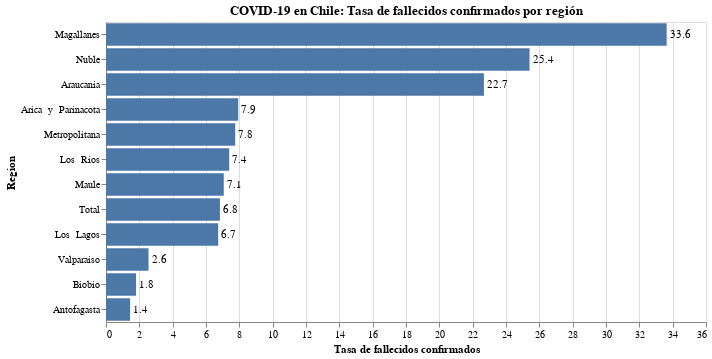

Write notebook code for a chart like this one.
### Code cell
#hide_input
bars = alt.Chart(death_rate.reset_index()).mark_bar().encode(
    x = alt.X('Fallecidos:Q', scale=alt.Scale(domain=(0, 36.0)), axis=alt.Axis(title='Tasa de fallecidos confirmados')),
    y = alt.Y('Region:N', sort='-x')
).properties(
    title='COVID-19 en Chile: Tasa de fallecidos confirmados por región'
)

text = bars.mark_text(
    align='left',
    baseline='middle',
    dx=3  # Nudges text to right so it doesn't appear on top of the bar
).encode(
    text=alt.Text('Fallecidos:Q', format=',.1f')
)

bars.configure_title(
    fontSize=20,
    font='Courier',
    anchor='start',
    color='gray'
)

(bars + text).properties(width=600, height=300)

### Figure 1 — Vega-Lite specification as saved in the notebook (floating-point values rounded to 4 significant figures)
{"config": {"view": {"continuousWidth": 400, "continuousHeight": 300}}, "layer": [{"mark": "bar", "encoding": {"x": {"type": "quantitative", "axis": {"title": "Tasa de fallecidos confirmados"}, "field": "Fallecidos", "scale": {"domain": [0, 36.0]}}, "y": {"type": "nominal", "field": "Region", "sort": "-x"}}, "title": "COVID-19 en Chile: Tasa de fallecidos confirmados por región"}, {"mark": {"type": "text", "align": "left", "baseline": "middle", "dx": 3}, "encoding": {"text": {"type": "quantitative", "field": "Fallecidos", "format": ",.1f"}, "x": {"type": "quantitative", "axis": {"title": "Tasa de fallecidos confirmados"}, "field": "Fallecidos", "scale": {"domain": [0, 36.0]}}, "y": {"type": "nominal", "field": "Region", "sort": "-x"}}, "title": "COVID-19 en Chile: Tasa de fallecidos confirmados por región"}], "data": {"name": "data-b1610e3fdf80c0f5efb4bc4033e06fa8"}, "height": 300, "width": 600, "$schema": "https://vega.github.io/schema/vega-lite/v4.8.1.json", "datasets": {"data-b1610e3fdf80c0f5efb4bc4033e06fa8": [{"Region": "Antofagasta", "Fallecidos": 1.445}, {"Region": "Biobio", "Fallecidos": 1.803}, {"Region": "Valparaiso", "Fallecidos": 2.551}, {"Region": "Los  Lagos", "Fallecidos": 6.731}, {"Region": "Total", "Fallecidos": 6.835}, {"Region": "Maule", "Fallecidos": 7.068}, {"Region": "Los  Rios", "Fallecidos": 7.392}, {"Region": "Metropolitana", "Fallecidos": 7.754}, {"Region": "Arica  y  Parinacota", "Fallecidos": 7.933}, {"Region": "Araucania", "Fallecidos": 22.67}, {"Region": "Nuble", "Fallecidos": 25.41}, {"Region": "Magallanes", "Fallecidos": 33.64}]}}
